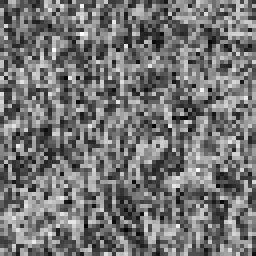
%> input picture images/ld_smpl_1_1.tif, 64 x 64 px (shown 4 times larger)
$ octave --eval "result = euclidean_training;"   (GNU Octave 9; MATLAB toolbox functions it lacks are replaced by stand-ins)
%> lines starting %> are read from the running program, lines starting %| are printed output that depends on the picture
### mean_values.m
% Mean values of the six classes
function [m] = mean_values(im)
    v1 = Histogram_Central_Moment(imread('ld_smpl_1_1.tif'));
%> in Histogram_Central_Moment, `Pdf_Of_Image=Image_Histogram(1,1,:)/Number_Of_Pixels;`: Pdf_Of_Image = 256 values, max 0.00903 at index 71, min 0 at index 4, mean 0.00391
%> in Histogram_Central_Moment, `Mean_Value=values*squeeze(Pdf_Of_Image);`: Mean_Value = 116.4
%> after the loop in Histogram_Central_Moment, `for moment=3:6`: Central_Moment = [0 0 0 0 0; 2609.5 0 0 0 0; 8991.3 0 0 0 0; 13819759.2 0 0 0 0; 140279399.4 0 0 0 0]
%> in Histogram_Central_Moment, `v=[Central_Moments_Normalized(1,1,1) Central_Moments_Normalized(1,1,2)..`: v = [0.407 1.19 0.834]
%> v1 = [0.407 1.19 0.834]
    v2 = Histogram_Central_Moment(imread('ld_smpl_1_2.tif'));
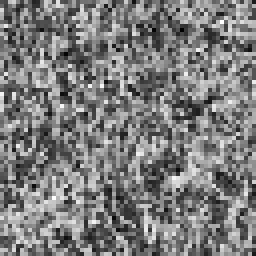
%> input picture images/ld_smpl_1_2.tif, 64 x 64 px (shown 4 times larger)
%> v2 = [0.34 1.19 0.745]
    v3 = Histogram_Central_Moment(imread('ld_smpl_1_3.tif'));
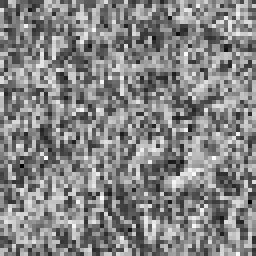
%> input picture images/ld_smpl_1_3.tif, 64 x 64 px (shown 4 times larger)
%> v3 = [0.364 1.19 0.759]
    v4 = Histogram_Central_Moment(imread('ld_smpl_1_4.tif'));
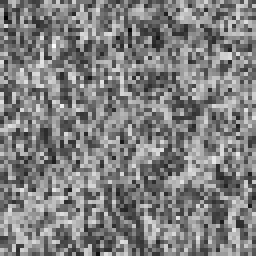
%> input picture images/ld_smpl_1_4.tif, 64 x 64 px (shown 4 times larger)
%> v4 = [0.333 1.19 0.724]
    v5 = Histogram_Central_Moment(imread('ld_smpl_1_5.tif'));
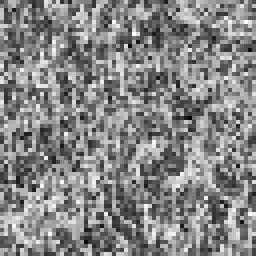
%> input picture images/ld_smpl_1_5.tif, 64 x 64 px (shown 4 times larger)
%> v5 = [0.348 1.19 0.72]
    v6 = Histogram_Central_Moment(imread('ld_smpl_1_6.tif'));
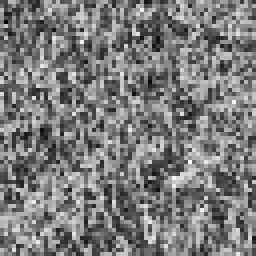
%> input picture images/ld_smpl_1_6.tif, 64 x 64 px (shown 4 times larger)
%> v6 = [0.311 1.19 0.743]
    m1 = (v1(1:3) + v2(1:3) + v3(1:3) + v4(1:3) + v5(1:3) + v6(1:3)) ./ 6;
%> m1 = [0.351 1.19 0.754]

    %%

%> the run ends on the next line
    v1 = Histogram_Central_Moment(imread('ld_smpl_2_1.tif'));
    v2 = Histogram_Central_Moment(imread('ld_smpl_2_2.tif'));
    v3 = Histogram_Central_Moment(imread('ld_smpl_2_3.tif'));
    v4 = Histogram_Central_Moment(imread('ld_smpl_2_4.tif'));
    v5 = Histogram_Central_Moment(imread('ld_smpl_2_5.tif'));
    v6 = Histogram_Central_Moment(imread('ld_smpl_2_6.tif'));
    m2 = (v1(1:3) + v2(1:3) + v3(1:3) + v4(1:3) + v5(1:3) + v6(1:3)) ./ 6;

    %%

    v1 = Histogram_Central_Moment(imread('ld_smpl_3_1.tif'));
    v2 = Histogram_Central_Moment(imread('ld_smpl_3_2.tif'));
    v3 = Histogram_Central_Moment(imread('ld_smpl_3_3.tif'));
    v4 = Histogram_Central_Moment(imread('ld_smpl_3_4.tif'));
    v5 = Histogram_Central_Moment(imread('ld_smpl_3_5.tif'));
    v6 = Histogram_Central_Moment(imread('ld_smpl_3_6.tif'));
    m3 = (v1(1:3) + v2(1:3) + v3(1:3) + v4(1:3) + v5(1:3) + v6(1:3)) ./ 6;

    %%

    v1 = Histogram_Central_Moment(imread('ld_smpl_4_1.tif'));
    v2 = Histogram_Central_Moment(imread('ld_smpl_4_2.tif'));
    v3 = Histogram_Central_Moment(imread('ld_smpl_4_3.tif'));
    v4 = Histogram_Central_Moment(imread('ld_smpl_4_4.tif'));
    v5 = Histogram_Central_Moment(imread('ld_smpl_4_5.tif'));
    v6 = Histogram_Central_Moment(imread('ld_smpl_4_6.tif'));
    m4 = (v1(1:3) + v2(1:3) + v3(1:3) + v4(1:3) + v5(1:3) + v6(1:3)) ./ 6;

    %%

    v1 = Histogram_Central_Moment(imread('ld_smpl_5_1.tif'));
    v2 = Histogram_Central_Moment(imread('ld_smpl_5_2.tif'));
    v3 = Histogram_Central_Moment(imread('ld_smpl_5_3.tif'));
    v4 = Histogram_Central_Moment(imread('ld_smpl_5_4.tif'));
    v5 = Histogram_Central_Moment(imread('ld_smpl_5_5.tif'));
    v6 = Histogram_Central_Moment(imread('ld_smpl_5_6.tif'));
    m5 = (v1(1:3) + v2(1:3) + v3(1:3) + v4(1:3) + v5(1:3) + v6(1:3)) ./ 6;

    %%

    v1 = Histogram_Central_Moment(imread('ld_smpl_6_1.tif'));
    v2 = Histogram_Central_Moment(imread('ld_smpl_6_2.tif'));
    v3 = Histogram_Central_Moment(imread('ld_smpl_6_3.tif'));
    v4 = Histogram_Central_Moment(imread('ld_smpl_6_4.tif'));
    v5 = Histogram_Central_Moment(imread('ld_smpl_6_5.tif'));
    v6 = Histogram_Central_Moment(imread('ld_smpl_6_6.tif'));
    m6 = (v1(1:3) + v2(1:3) + v3(1:3) + v4(1:3) + v5(1:3) + v6(1:3)) ./ 6;

    %%

    m = [m1; m2; m3; m4; m5; m6];

end

### Histogram_Central_Moment.m
function [v] = Histogram_Central_Moment(Picture)
    Image_Histogram = zeros(1,1,256); % create a 3d array
    Number_Of_Pixels = 64*64; % pixels of each image
    Picture = double(Picture); % turn pixels of image to double
    Image_Histogram(1,1,:)=hist(Picture(:),256); % construct the histogram of the image

    Central_Moments_Normalized=zeros(1,1,3);
    values=0:255;

    Pdf_Of_Image=Image_Histogram(1,1,:)/Number_Of_Pixels; % devide by the number of pixels to have PDF
    Mean_Value=values*squeeze(Pdf_Of_Image); % calculate the mean value
    % For the known samples
    % Evaluate m3,m4 and m5 central moments and normalize with m2 central moment.
    Central_Moment = zeros(5);
    Central_Moment(1)=0; % Central moment 1st order is by default in theory always zero
    for moment=3:6
       Central_Moment(moment-1)=(values-Mean_Value).^(moment-1)*squeeze(Pdf_Of_Image);
    end
    Central_Moments_Normalized(1,1,1)=sign(Central_Moment(3))*(Central_Moment(3)^2/Central_Moment(2)^3)^(1/6);  % use sign((m3)*(m3^2/m2^3))^1/6
    Central_Moments_Normalized(1,1,2)=((Central_Moment(4))/(Central_Moment(2)^2))^(1/4);                        % use ((m4)/(m2^2))^1/4
    Central_Moments_Normalized(1,1,3)=sign(Central_Moment(5))*(Central_Moment(5)^2/Central_Moment(2)^5)^(1/10); % use sign((m5)*(m5^2/m2^5))^1/8
    v=[Central_Moments_Normalized(1,1,1) Central_Moments_Normalized(1,1,2) Central_Moments_Normalized(1,1,3)];
end

### euclidean_training.m
% Euclidean training of the samples
function [class,m] = euclidean_training()
    m = mean_values();
    class = zeros(6,6);
    class(1,1) = euclidean_classifier(imread('ld_smpl_1_1.tif'),m);
    class(1,2) = euclidean_classifier(imread('ld_smpl_1_2.tif'),m);
    class(1,3) = euclidean_classifier(imread('ld_smpl_1_3.tif'),m);
    class(1,4) = euclidean_classifier(imread('ld_smpl_1_4.tif'),m);
    class(1,5) = euclidean_classifier(imread('ld_smpl_1_5.tif'),m);
    class(1,6) = euclidean_classifier(imread('ld_smpl_1_6.tif'),m);

    class(2,1) = euclidean_classifier(imread('ld_smpl_2_1.tif'),m);
    class(2,2) = euclidean_classifier(imread('ld_smpl_2_2.tif'),m);
    class(2,3) = euclidean_classifier(imread('ld_smpl_2_3.tif'),m);
    class(2,4) = euclidean_classifier(imread('ld_smpl_2_4.tif'),m);
    class(2,5) = euclidean_classifier(imread('ld_smpl_2_5.tif'),m);
    class(2,6) = euclidean_classifier(imread('ld_smpl_2_6.tif'),m);

    class(3,1) = euclidean_classifier(imread('ld_smpl_3_1.tif'),m);
    class(3,2) = euclidean_classifier(imread('ld_smpl_3_2.tif'),m);
    class(3,3) = euclidean_classifier(imread('ld_smpl_3_3.tif'),m);
    class(3,4) = euclidean_classifier(imread('ld_smpl_3_4.tif'),m);
    class(3,5) = euclidean_classifier(imread('ld_smpl_3_5.tif'),m);
    class(3,6) = euclidean_classifier(imread('ld_smpl_3_6.tif'),m);

    class(4,1) = euclidean_classifier(imread('ld_smpl_4_1.tif'),m);
    class(4,2) = euclidean_classifier(imread('ld_smpl_4_2.tif'),m);
    class(4,3) = euclidean_classifier(imread('ld_smpl_4_3.tif'),m);
    class(4,4) = euclidean_classifier(imread('ld_smpl_4_4.tif'),m);
    class(4,5) = euclidean_classifier(imread('ld_smpl_4_5.tif'),m);
    class(4,6) = euclidean_classifier(imread('ld_smpl_4_6.tif'),m);

    class(5,1) = euclidean_classifier(imread('ld_smpl_5_1.tif'),m);
    class(5,2) = euclidean_classifier(imread('ld_smpl_5_2.tif'),m);
    class(5,3) = euclidean_classifier(imread('ld_smpl_5_3.tif'),m);
    class(5,4) = euclidean_classifier(imread('ld_smpl_5_4.tif'),m);
    class(5,5) = euclidean_classifier(imread('ld_smpl_5_5.tif'),m);
    class(5,6) = euclidean_classifier(imread('ld_smpl_5_6.tif'),m);

    class(6,1) = euclidean_classifier(imread('ld_smpl_6_1.tif'),m);
    class(6,2) = euclidean_classifier(imread('ld_smpl_6_2.tif'),m);
    class(6,3) = euclidean_classifier(imread('ld_smpl_6_3.tif'),m);
    class(6,4) = euclidean_classifier(imread('ld_smpl_6_4.tif'),m);
    class(6,5) = euclidean_classifier(imread('ld_smpl_6_5.tif'),m);
    class(6,6) = euclidean_classifier(imread('ld_smpl_6_6.tif'),m);

end
